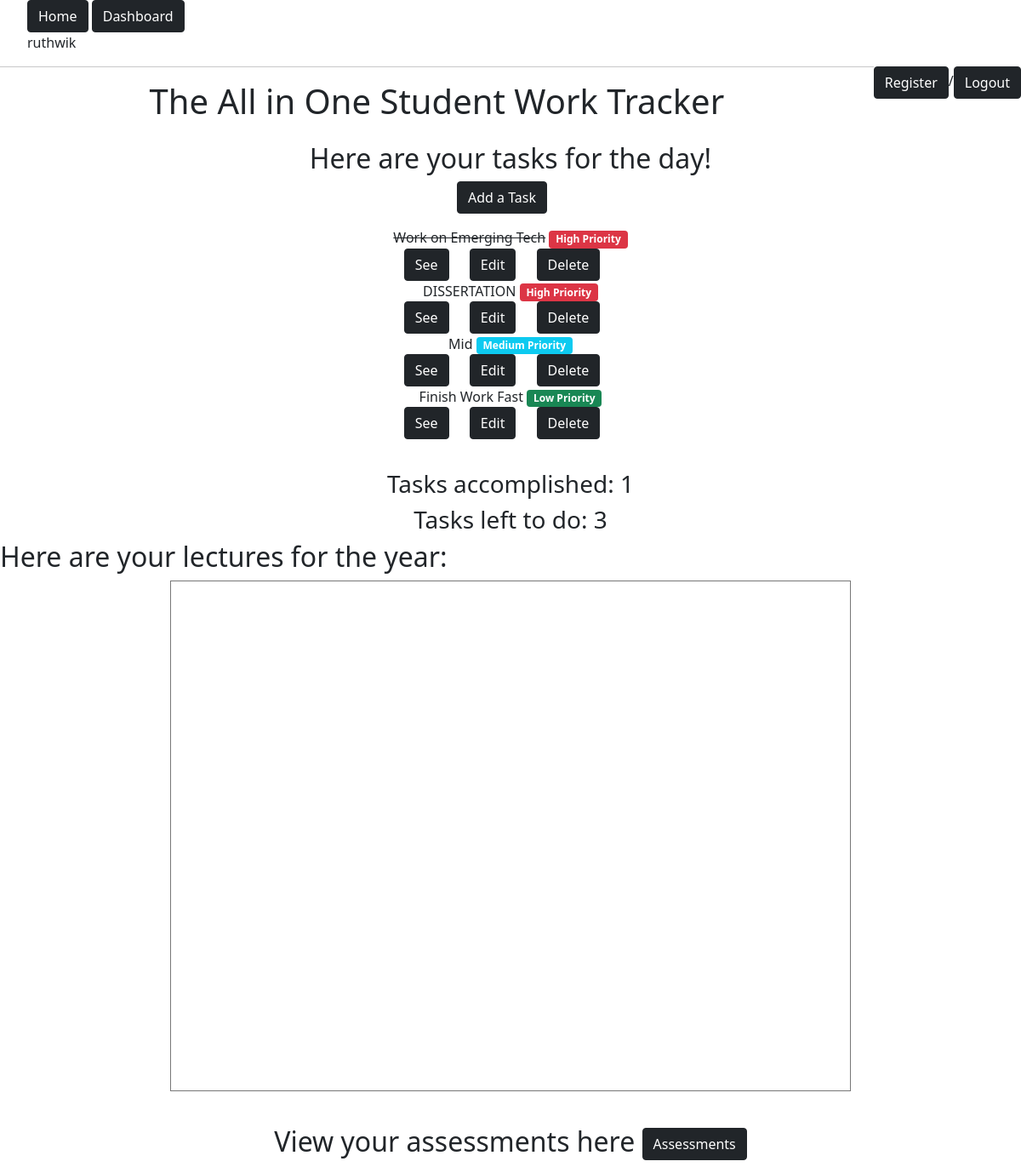
The page /dashboard/ (signed in) on the database its author committed.
### base/models.py (models this page shows, shortened)
class theTask(models.Model):
    priority = [('High Priority', 'High Priority'),('Medium Priority', 'Medium Priority'),('Low Priority', 'Low Priority'),]
    user = models.ForeignKey(User, on_delete=models.CASCADE, null=True, blank=True)
    title = models.CharField(max_length=250, null=True, blank=True)
    desc = models.TextField(null=True, blank=True)
    accomplished = models.BooleanField(default=False)
    crtd = models.DateTimeField(auto_now_add=True)
    taskpriority = models.CharField(max_length=20, choices=priority, default='Medium Priority')

### base/views.py (the view)
# urls.py: path('dashboard/', dashboard, name='dashboard'),
def dashboard(request):
    accomplished_count = theTask.objects.filter(
        user=request.user, accomplished=True).count()
    unaccomplished_count = theTask.objects.filter(
        user=request.user, accomplished=False).count()
    tsk = TaskLi.get_queryset(TaskLi(request=request))
    context = {
        'tsk': tsk,
        'accomplished_count': accomplished_count,
        'unaccomplished_count': unaccomplished_count,
    }
    return render(request, 'base/dashboard.html', context)

### base/views.py (called while the page is built)
    def get_queryset(self):
        orderpriority = {'High Priority': 1,
                          'Medium Priority': 2,'Low Priority': 3}
        return sorted(theTask.objects.filter(user=self.request.user), key=lambda p_order: orderpriority[p_order.taskpriority])

### base/templates/base/dashboard.html (shortened to what this page needs)
{% include 'base/navigation.html' %}
<center><h1>The All in One Student Work Tracker</h1></center>
{% if user.is_authenticated %}
<center>
  <div class="btn-group" style="margin-bottom: 20px;">
  {% include 'base/listoftasks.html' %}
  </div>
    <h3>Tasks accomplished: {{ accomplished_count }}</h3>
    <h3>Tasks left to do: {{ unaccomplished_count }}</h3>
</center>
  <div style="margin-bottom: 40px;">
  <h2>Here are your lectures for the year:</h2>
  <center>
    <iframe id="calendar" src="https://calendar.google.com/calendar/embed?height=600&wkst=1&bgcolor=%23ffffff&ctz=Europe%2FLondon&title=Cardiff%20University%20Year%203%20Lectures&src=cWpyZHJyNTVoMjg0NjhlbHEzdGczZGlwYmhwYm9vNDBAaW1wb3J0LmNhbGVuZGFyLmdvb2dsZS5jb20&color=%23616161" style="border:solid 1px #777" width="800" height="600" frameborder="0" scrolling="no"></iframe>
  </div>
 <center><h2>View your assessments here <a href="{% url 'assessment' %}" class="btn btn-dark">Assessments</a></h2></center>
{% endif %}
<link rel="stylesheet" href="https://stackpath.bootstrapcdn.com/bootstrap/5.0.0-alpha1/css/bootstrap.min.css" rel="nofollow">

### base/templates/base/navigation.html
<header>
  <nav>
    <ul style="list-style: none;">
      <div style="display: inline-block;"><li><a href="{% url 'home' %}" class="btn btn-dark">Home</a></li></div>
      {% if request.user.is_authenticated %}
      <div style="display: inline-block;"><li><a href="{% url 'dashboard' %}" class="btn btn-dark">Dashboard</a></li></div>
      {% endif %}
      {% if request.user.is_authenticated %}
        <p>{{request.user}}</p>
        <div style="float: right;"><a href="{% url 'logout' %}" class="btn btn-dark">Logout</a></div>
      {% else %}
        <div style="float: right;"><a href="{% url 'login' %}" class="btn btn-dark">Login</a></div>
      {% endif %}
      <div style="float: right;"><a href="{% url 'register' %}" class="btn btn-dark">Register</a>/</div>
    </ul>
    <hr>
  </nav>
</header>

### base/templates/base/listoftasks.html (shortened to what this page needs)
<link rel="stylesheet" href="https://stackpath.bootstrapcdn.com/bootstrap/5.0.0-alpha1/css/bootstrap.min.css" rel="nofollow">
<div class="container py-3">
  <center><h2>Here are your tasks for the day!</h2>
  <p><a href="{% url 'task_add' %}" class="btn btn-dark">Add a Task</a></p>
  <div>
    {% for task in tsk %}
    <div>
      {% if task.accomplished %}
        <p style="text-decoration: line-through; display: inline;">{{ task.title }}</p>
      {% else %}
        <p style="display: inline;">{{ task.title }}</p>
      {% endif %}
      {% if task.taskpriority == 'High Priority' %}
        <span class="badge bg-danger">{{ task.taskpriority }}</span>
      {% endif %}
      {% if task.taskpriority == 'Medium Priority' %}
        <span class="badge bg-info">{{ task.taskpriority }}</span>
      {% endif %}
      {% if task.taskpriority == 'Low Priority' %}
        <span class="badge bg-success">{{ task.taskpriority }}</span>
      {% endif %}
      <div>
        <a href="{% url 'task' task.id %}" class="btn btn-dark">See</a>
        <a href="{% url 'task-edit' task.id %}" class="btn btn-dark">Edit</a>
        <a href="{% url 'task-delete' task.id %}" class="btn btn-dark">Delete</a>
      </div>
    </div>
    {% empty %}
    <p>No tasks yet!</p>
    {% endfor %}
  </div></center>
</div>

### base/templates/base/dashboard.html (style rules this page uses)
.btn-group .btn { margin-right: 20px; }

### rows shown on the page
theTask: title "Work on Emerging Tech", taskpriority "High Priority"
theTask: title "DISSERTATION", taskpriority "High Priority"
theTask: title "Mid", taskpriority "Medium Priority"
theTask: title "Finish Work Fast", taskpriority "Low Priority"

### other values the page prints
{{ request.user }} "ruthwik"
{{ accomplished_count }} "1"
{{ unaccomplished_count }} "3"
